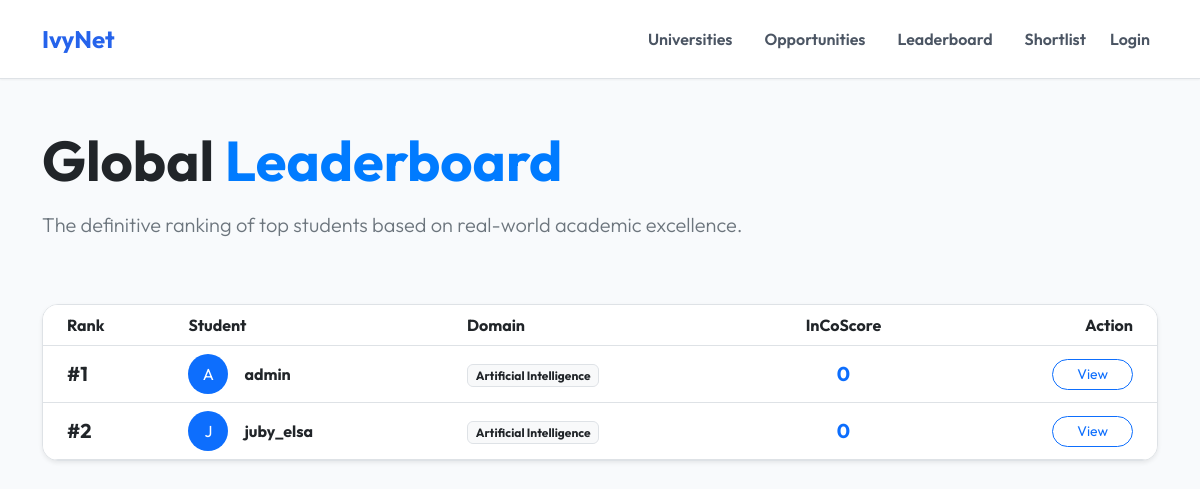
The app's page /accounts/leaderboard/ with its own data.
### accounts/models.py (models this page shows, shortened)
class StudentProfile(models.Model):
    DOMAIN_CHOICES = [
        ('AI', 'Artificial Intelligence'),
        ('LAW', 'Law'),
        ('BIO', 'Biomedical'),
        ('ENG', 'Engineering'),
        ('ECE', 'Electronics and Communication'),
        ('OTHER', 'Other'),
    ]
    user = models.OneToOneField(User, on_delete=models.CASCADE, related_name='profile')
    bio = models.TextField(max_length=500, blank=True)
    domain_interest = models.CharField(max_length=10, choices=DOMAIN_CHOICES, default='OTHER')
    skills = models.CharField(max_length=255, help_text="Comma-separated skills")
    resume = models.FileField(upload_to='resumes/', null=True, blank=True)
    coding_performance = models.IntegerField(default=0, help_text="Score from 0-100 based on platform tasks")
    incoscore = models.IntegerField(default=0)

### accounts/views.py (the view)
# urls.py: path('leaderboard/', views.leaderboard, name='leaderboard'),
def leaderboard(request):
    top_students = StudentProfile.objects.all().order_by('-incoscore')[:50]
    return render(request, 'accounts/leaderboard.html', {'top_students': top_students})

### templates/accounts/leaderboard.html
{% extends 'base.html' %}
{% block content %}
<div class="row mb-5 animate-fade-in">
    <div class="col-lg-12">
        <h1 class="display-4 fw-bold mb-3 text-dark">Global <span style="color: #007bff;">Leaderboard</span></h1>
        <p class="lead text-secondary">The definitive ranking of top students based on real-world academic excellence.</p>
    </div>
</div>
<div class="row">
    <div class="col-lg-12">
        <div class="bg-white rounded-4 border shadow-sm overflow-hidden">
            <table class="table table-hover align-middle mb-0">
                <thead class="bg-light">
                    <tr><th class="ps-4">Rank</th><th>Student</th><th>Domain</th><th class="text-center">InCoScore</th><th class="pe-4 text-end">Action</th></tr>
                </thead>
                <tbody>
                    {% for student in top_students %}
                    <tr>
                        <td class="ps-4"><span class="fw-bold h5">#{{ forloop.counter }}</span></td>
                        <td>
                            <div class="d-flex align-items-center">
                                <div class="rounded-circle bg-primary text-white d-flex align-items-center justify-content-center me-3" style="width: 40px; height: 40px;">{{ student.user.username|first|upper }}</div>
                                <span class="fw-bold text-dark">{{ student.user.username }}</span>
                            </div>
                        </td>
                        <td><span class="badge bg-light text-dark border">{{ student.get_domain_interest_display }}</span></td>
                        <td class="text-center fw-bold text-primary h5">{{ student.incoscore }}</td>
                        <td class="pe-4 text-end"><a href="{% url 'profile' %}" class="btn btn-sm btn-outline-primary rounded-pill px-4">View</a></td>
                    </tr>
                    {% endfor %}
                </tbody>
            </table>
        </div>
    </div>
</div>
{% endblock %}

### static/css/style.css (style rules this page uses)
:root { --primary-color: #1F2937; --accent-color: #2563EB; --bg-light: #F9FAFB; --card-bg: #FFFFFF; --text-primary: #111827; --text-secondary: #4B5563; --text-muted: #6B7280; --border-color: #E5E7EB; --card-shadow: 0 4px 6px -1px rgba(0, 0, 0, 0.1), 0 2px 4px -1px rgba(0, 0, 0, 0.06); }
body { background-color: var(--bg-light); color: var(--text-primary); font-family: 'Outfit', sans-serif; min-height: 100vh; }
.animate-fade-in { animation: fadeInUp 0.4s ease forwards; }

### records on screen
StudentProfile: user.username|first "A", user.username "admin", domain_interest "Artificial Intelligence", incoscore "0"
StudentProfile: user.username|first "J", user.username "juby_elsa", domain_interest "Artificial Intelligence", incoscore "0"
